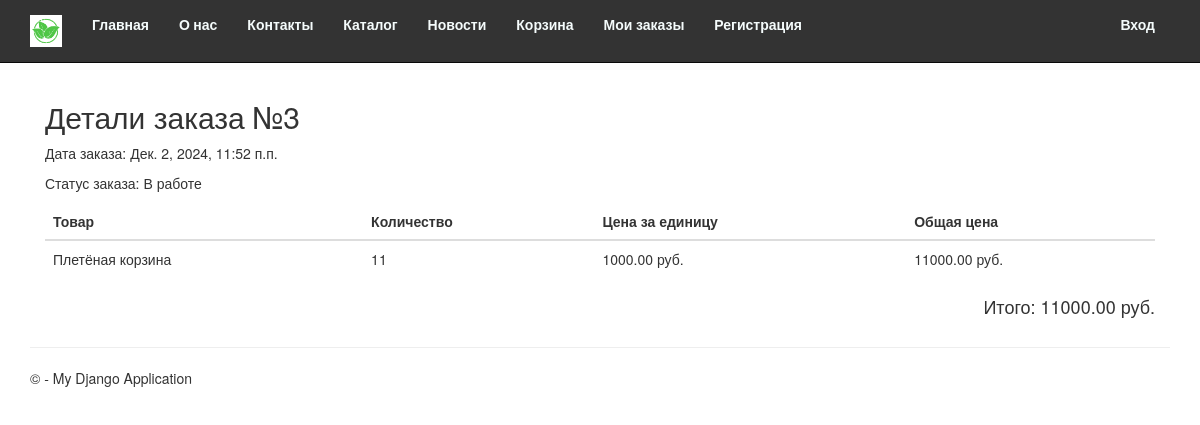
The page /order/3/ on the database its author committed.
### app/models.py (models this page shows, shortened)
class Order(models.Model):
    user = models.ForeignKey(User, on_delete=models.CASCADE, verbose_name="Пользователь")
    order_date = models.DateTimeField(auto_now_add=True, verbose_name="Дата заказа")
    total_price = models.DecimalField(max_digits=10, decimal_places=2, verbose_name="Общая стоимость")
    status = models.ForeignKey(Status, on_delete=models.CASCADE, verbose_name="Статус заказа")
    class Meta:
        verbose_name = "Заказ"
        verbose_name_plural = "Заказы"

class Status(models.Model):
    name = models.CharField(max_length=100, verbose_name="Название статуса")
    class Meta:
        verbose_name = "Статус заказа"
        verbose_name_plural = "Статусы заказов"

class OrderItem(models.Model):
    order = models.ForeignKey(Order, on_delete=models.CASCADE, verbose_name="Заказ")
    product = models.ForeignKey(Product, on_delete=models.CASCADE, verbose_name="Товар")
    quantity = models.PositiveIntegerField(verbose_name="Количество")
    price_at_time_order = models.DecimalField(max_digits=10, decimal_places=2, verbose_name="Цена на момент заказа")
    class Meta:
        verbose_name = "Товар в заказе"
        verbose_name_plural = "Товары в заказе"

class Product(models.Model):
    name = models.CharField(max_length=100, verbose_name="Название товара")
    description = models.TextField(verbose_name="Описание товара")
    price = models.DecimalField(max_digits=10, decimal_places=2, verbose_name="Цена")
    image = models.FileField(default = 'temp.jmp', verbose_name = "Путь к картинке")
    category_id = models.ForeignKey(Category, on_delete=models.CASCADE, verbose_name="Категория")
    class Meta:
        verbose_name = "Товар"
        verbose_name_plural = "Товары"

### app/views.py (the view)
# urls.py: path('order/<int:order_id>/', views.order_detail, name='order_detail'),
def order_detail(request, order_id):
    order = get_object_or_404(Order, id=order_id)
    order_items = OrderItem.objects.filter(order=order)
    return render(request, 'app/order_detail.html', {'order': order, 'order_items': order_items})

### app/templates/app/order_detail.html
{% extends "app/layout.html" %}
{% load mathfilters %}
{% block content %}
<div class="container mt-5">
    <h2>Детали заказа №{{ order.id }}</h2>
    <p>Дата заказа: {{ order.order_date }}</p>
    <p>Статус заказа: {{ order.status.name }}</p>
    <table class="table">
        <thead>
            <tr>
                <th>Товар</th>
                <th>Количество</th>
                <th>Цена за единицу</th>
                <th>Общая цена</th>
            </tr>
        </thead>
        <tbody>
            {% for item in order_items %}
            <tr>
                <td>{{ item.product.name }}</td>
                <td>{{ item.quantity }}</td>
                <td>{{ item.price_at_time_order }} руб.</td>
                <td>{{ item.price_at_time_order|mul:item.quantity }} руб.</td>
            </tr>
            {% endfor %}
        </tbody>
    </table>
    <div class="text-right">
        <h4>Итого: {{ order.total_price }} руб.</h4>
    </div>
</div>
{% endblock %}

### app/static/app/content/site.css (style rules this page uses)
body { padding-top: 80px; padding-bottom: 20px; }

### rows shown on the page
Order: id "3", order_date "Дек. 2, 2024, 11:52 п.п.", status.name "В работе", total_price "11000.00"
OrderItem: product.name "Плетёная корзина", quantity "11", price_at_time_order "1000.00", price_at_time_order|mul "11000.00"
